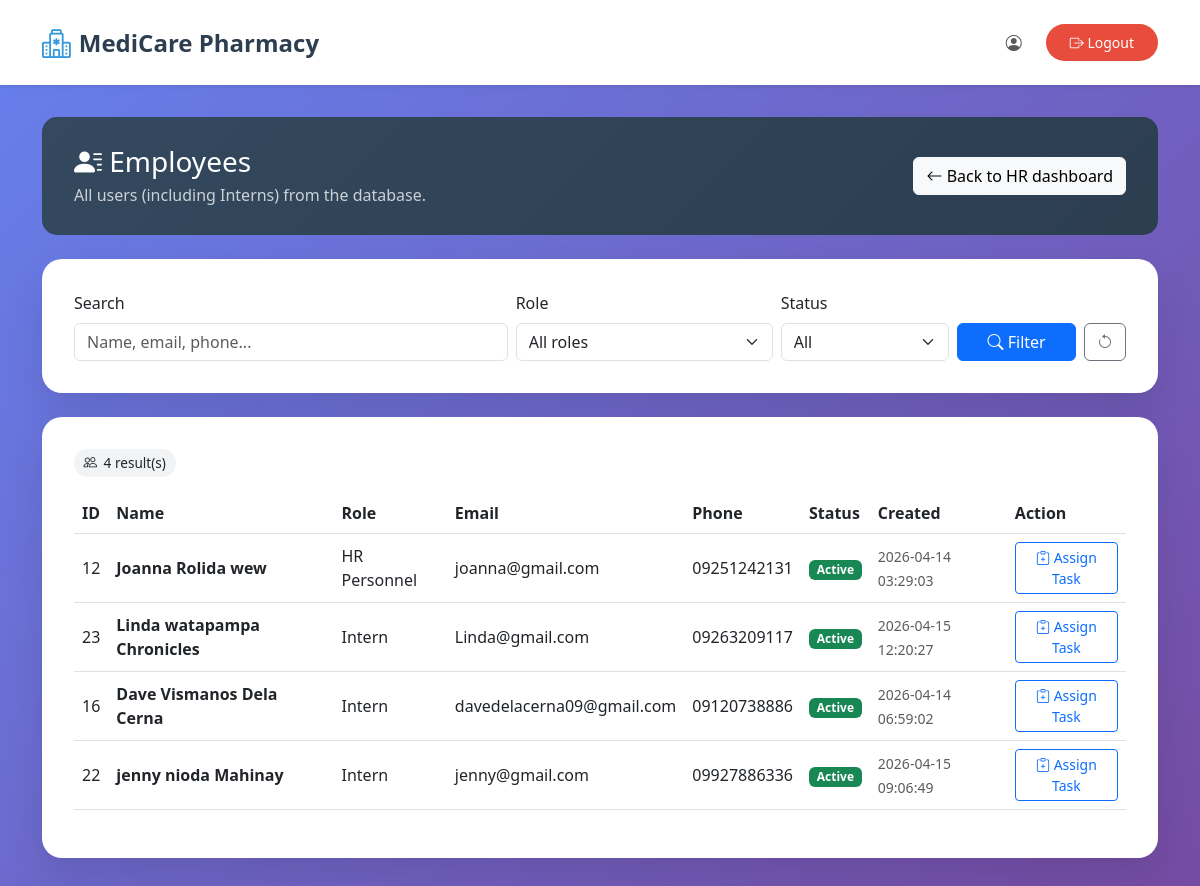
The app's page /Users/hr/employees.php (signed in) with its own data.
### tables this page shows
CREATE TABLE `users` (
  `id` int(11) NOT NULL,
  `first_name` varchar(50) NOT NULL,
  `middle_name` varchar(50) DEFAULT NULL,
  `last_name` varchar(50) NOT NULL,
  `birth_date` date DEFAULT NULL,
  `phone_number` varchar(20) NOT NULL,
  `email` varchar(100) NOT NULL,
  `password` varchar(255) NOT NULL,
  `role_id` int(11) NOT NULL DEFAULT 4,
  `is_active` tinyint(1) NOT NULL DEFAULT 1,
  `created_at` timestamp NOT NULL DEFAULT current_timestamp(),
  `updated_at` timestamp NOT NULL DEFAULT current_timestamp() ON UPDATE current_timestamp()
);

CREATE TABLE `roles` (
  `id` int(11) NOT NULL,
  `role_name` varchar(50) NOT NULL
);

### Users/hr/employees.php (the view, shortened to what this page needs)
<?php
require_once '../../config.php';
$full_name = $_SESSION['full_name'] ?? 'HR';
$q = isset($_GET['q']) ? trim($_GET['q']) : '';
$active = isset($_GET['active']) ? trim($_GET['active']) : '';
$sql = "SELECT u.id, u.first_name, u.middle_name, u.last_name, u.email, u.phone_number, u.is_active, u.created_at,
               r.role_name
        FROM users u
        JOIN roles r ON r.id = u.role_id";
$sql .= " ORDER BY r.role_name, u.last_name, u.first_name";
$stmt = $conn->prepare($sql);
$employees = [];
if ($stmt) {
    if ($stmt->execute()) {
        $res = $stmt->get_result();
        if ($res) {
            while ($row = $res->fetch_assoc()) {
                $employees[] = $row;
            }
        }
    }
}
?>
<!DOCTYPE html>
<html lang="en">
<head>
    <link href="https://cdn.jsdelivr.net/npm/bootstrap@5.3.0/dist/css/bootstrap.min.css" rel="stylesheet">
    <link rel="stylesheet" href="https://cdn.jsdelivr.net/npm/bootstrap-icons@1.11.0/font/bootstrap-icons.css">
    <link rel="stylesheet" href="../../style.css">
</head>
<body>
    <nav class="navbar navbar-expand-lg navbar-light bg-white shadow-sm">
        <div class="container">
            <a class="navbar-brand" href="../../index.php">
                <i class="bi bi-hospital"></i> MediCare Pharmacy
            </a>
            <div class="navbar-nav ms-auto align-items-lg-center gap-2">
                <span class="navbar-text me-lg-3">
                    <i class="bi bi-person-circle"></i> <?php echo htmlspecialchars($full_name); ?>
                </span>
                <a href="../logout.php" class="btn btn-logout btn-sm">
                    <i class="bi bi-box-arrow-right"></i> Logout
                </a>
            </div>
        </div>
    </nav>
    <div class="page-wrap">
        <div class="container">
            <div class="page-header d-flex flex-wrap justify-content-between align-items-center gap-3">
                <div>
                    <h1 class="h3 mb-1"><i class="bi bi-person-lines-fill"></i> Employees</h1>
                    <p class="mb-0 opacity-75">All users (including Interns) from the database.</p>
                </div>
                <a href="dashboard.php" class="btn btn-light">
                    <i class="bi bi-arrow-left"></i> Back to HR dashboard
                </a>
            </div>
            <div class="panel">
                <form class="row g-2 align-items-end" method="get" action="">
                    <div class="col-md-5">
                        <label class="form-label" for="q">Search</label>
                        <input class="form-control" id="q" name="q" value="<?php echo htmlspecialchars($q); ?>"
                               placeholder="Name, email, phone...">
                    </div>
                    <div class="col-md-3">
                        <label class="form-label" for="role">Role</label>
                        <select class="form-select" id="role" name="role">
                            <option value="">All roles</option>
                        </select>
                    </div>
                    <div class="col-md-2">
                        <label class="form-label" for="active">Status</label>
                        <select class="form-select" id="active" name="active">
                            <option value="" <?php echo ($active === '') ? 'selected' : ''; ?>>All</option>
                        </select>
                    </div>
                    <div class="col-md-2 d-flex gap-2">
                        <button class="btn btn-primary w-100" type="submit">
                            <i class="bi bi-search"></i> Filter
                        </button>
                        <a class="btn btn-outline-secondary" href="employees.php" title="Reset">
                            <i class="bi bi-arrow-counterclockwise"></i>
                        </a>
                    </div>
                </form>
            </div>
            <div class="panel">
                <div class="d-flex justify-content-between align-items-center mb-3">
                    <div class="pill">
                        <i class="bi bi-people"></i>
                        <span><?php echo (int)count($employees); ?> result(s)</span>
                    </div>
                </div>
                <div class="table-responsive">
                    <table class="table table-hover align-middle">
                        <thead>
                            <tr>
                                <th>ID</th>
                                <th>Name</th>
                                <th>Role</th>
                                <th>Email</th>
                                <th>Phone</th>
                                <th>Status</th>
                                <th>Created</th>
                                <th>Action</th>
                            </tr>
                        </thead>
                        <tbody>
                            <?php if (empty($employees)): ?>
                                <tr>
                                    <td colspan="8" class="text-muted">No employees found.</td>
                                </tr>
                            <?php else: ?>
                                <?php foreach ($employees as $e): ?>
                                    <tr>
                                        <td><?php echo (int)$e['id']; ?></td>
                                        <td class="fw-semibold">
                                            <?php
                                                $name = trim($e['first_name'] . ' ' . ($e['middle_name'] ?? '') . ' ' . $e['last_name']);
                                                echo htmlspecialchars(preg_replace('/\s+/', ' ', $name));
                                            ?>
                                        </td>
                                        <td><?php echo htmlspecialchars($e['role_name']); ?></td>
                                        <td><?php echo htmlspecialchars($e['email']); ?></td>
                                        <td><?php echo htmlspecialchars($e['phone_number']); ?></td>
                                        <td>
                                            <?php if ((int)$e['is_active'] === 1): ?>
                                                <span class="badge bg-success">Active</span>
                                            <?php else: ?>
                                                <span class="badge bg-secondary">Inactive</span>
                                            <?php endif; ?>
                                        </td>
                                        <td><small class="text-muted"><?php echo htmlspecialchars($e['created_at']); ?></small></td>
                                        <td>
                                            <a class="btn btn-sm btn-outline-primary"
                                               href="<?php echo 'assign_task.php?user_id=' . (int)$e['id']; ?>">
                                                <i class="bi bi-clipboard-plus"></i> Assign Task
                                            </a>
                                        </td>
                                    </tr>
                                <?php endforeach; ?>
                            <?php endif; ?>
                        </tbody>
                    </table>
                </div>
            </div>
        </div>
    </div>
</body>
</html>

### style.css (style rules this page uses)
* { margin: 0; padding: 0; box-sizing: border-box; }
body { font-family: 'Segoe UI', Tahoma, Geneva, Verdana, sans-serif; overflow-x: hidden; }
.navbar { background-color: rgba(255, 255, 255, 0.95); backdrop-filter: blur(10px); box-shadow: 0 2px 10px rgba(0, 0, 0, 0.1); padding: 1rem 0; z-index: 1000; }
.navbar-brand { font-weight: bold; font-size: 1.5rem; color: #2c3e50 !important; display: flex; align-items: center; gap: 0.5rem; }
.navbar-brand i { color: #3498db; font-size: 1.8rem; }

### Users/hr/employees.php (style rules this page uses)
.page-wrap { min-height: 100vh; background: linear-gradient(135deg, #667eea 0%, #764ba2 100%); padding: 2rem 0; }
.panel { background: white; border-radius: 20px; box-shadow: 0 20px 40px rgba(0, 0, 0, 0.1); padding: 2rem; margin-bottom: 1.5rem; }
.page-header { background: linear-gradient(135deg, #34495e 0%, #2c3e50 100%); color: white; padding: 1.75rem 2rem; border-radius: 15px; margin-bottom: 1.5rem; }
.btn-logout { background: #e74c3c; color: white; border: none; border-radius: 25px; padding: 0.5rem 1.5rem; }
.pill { display: inline-flex; align-items: center; gap: .4rem; padding: .25rem .6rem; border-radius: 999px; font-size: .85rem; background: #f1f3f5; }

### records on screen
users: id "12", preg_replace('/\s+/', ' ', $name) "Joanna Rolida wew", role.role_name "HR Personnel", email "joanna@gmail.com", phone_number "09251242131", is_active "Active", created_at "2026-04-14 03:29:03"
users: id "23", preg_replace('/\s+/', ' ', $name) "Linda watapampa Chronicles", role.role_name "Intern", email "Linda@gmail.com", phone_number "09263209117", is_active "Active", created_at "2026-04-15 12:20:27"
users: id "16", preg_replace('/\s+/', ' ', $name) "Dave Vismanos Dela Cerna", role.role_name "Intern", email "davedelacerna09@gmail.com", phone_number "09120738886", is_active "Active", created_at "2026-04-14 06:59:02"
users: id "22", preg_replace('/\s+/', ' ', $name) "jenny nioda Mahinay", role.role_name "Intern", email "jenny@gmail.com", phone_number "09927886336", is_active "Active", created_at "2026-04-15 09:06:49"

### other values on screen
count($employees) "4"
